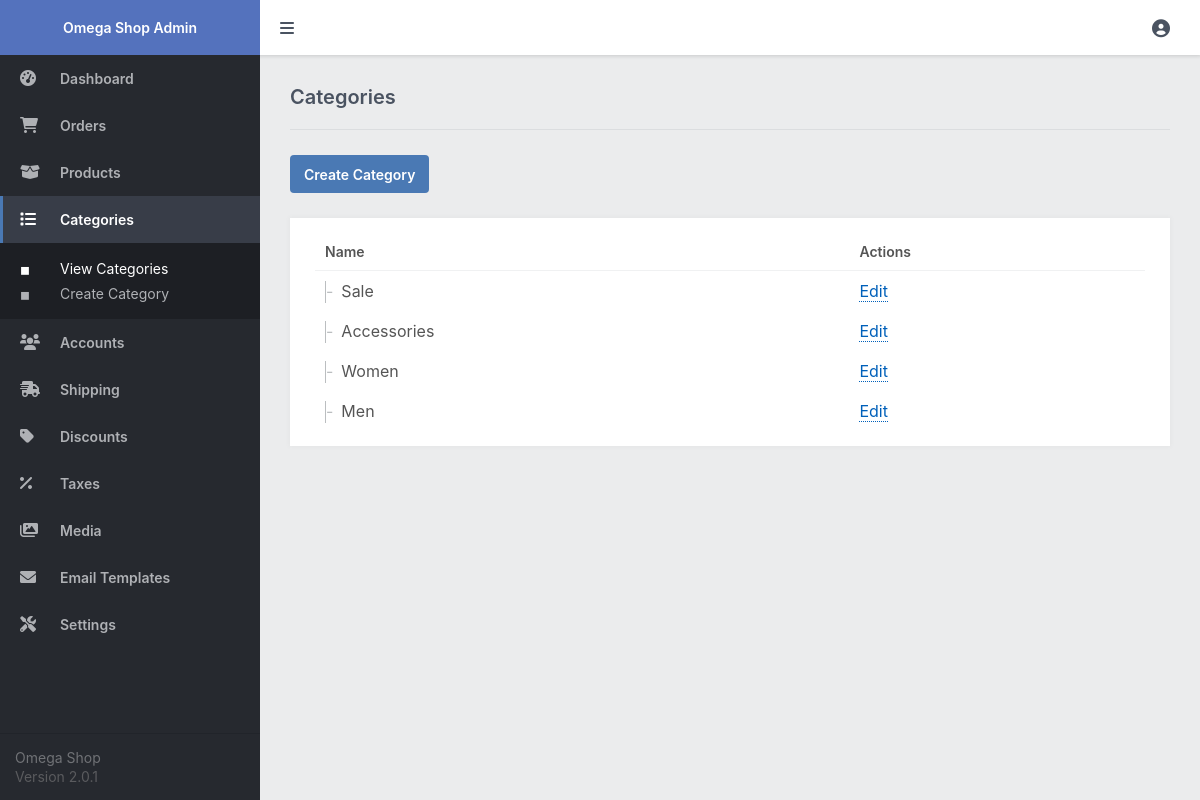
/admin/index.php?page=categories (signed in), run on the app's committed database.
### tables this page shows
CREATE TABLE `categories` (
  `id` int(11) NOT NULL,
  `name` varchar(255) NOT NULL,
  `parent_id` int(11) NOT NULL DEFAULT 0
);

### admin/index.php (called while the page is built, shortened)
<?php
include '../functions.php';
$page = isset($_GET['page']) && file_exists($_GET['page'] . '.php') ? $_GET['page'] : 'dashboard';
include $page . '.php';
?>

### admin/categories.php (the view, shortened to what this page needs)
<?php
$stmt = $pdo->prepare('SELECT * FROM categories');
$stmt->execute();
$categories = $stmt->fetchAll(PDO::FETCH_ASSOC);
function admin_populate_categories($categories, $parent_id = 0, $n = 0) {
    $html = '';
    foreach ($categories as $category) {
        if ($parent_id == $category['parent_id']) {
            $html .= '
            <tr>
                <td style="text-align: left;"><span style="padding-right:8px;color:#bbbec0;border-left:1px solid #bbbec0;padding-bottom:2px;">-' . str_repeat('----', $n) . '</span>' . $category['name'] . '</td>
                <td style="text-align: left;"><a href="index.php?page=category&id=' . $category['id'] . '" class="link1">Edit</a></td>
            </tr>
            ';
            $html .= admin_populate_categories($categories, $category['id'], $n+1);
        }
    }
    return $html;
}
?>
<?=template_admin_header('Categories', 'categories')?>
<div class="content-title">
    <h2>Categories</h2>
</div>
<div class="content-header responsive-flex-column pad-top-5">
    <a href="index.php?page=category" class="btn">Create Category</a>
</div>
<div class="content-block">
    <div class="table">
        <table>
            <thead>
                <tr>
                    <td style="text-align: left;">Name</td>
                    <td style="text-align: left;">Actions</td>
                </tr>
            </thead>
            <tbody>
                <?php if (empty($categories)): ?>
                <tr>
                    <td colspan="8" style="text-align:center;">There are no categories</td>
                </tr>
                <?php else: ?>
                <?=admin_populate_categories($categories)?>
                <?php endif; ?>
            </tbody>
        </table>
    </div>
</div>
<?=template_admin_footer()?>

### admin/admin.css (style rules this page uses)
* { box-sizing: border-box; font-family: -apple-system, BlinkMacSystemFont, "segoe ui", roboto, oxygen, ubuntu, cantarell, "fira sans", "droid sans", "helvetica neue", Arial, sans-serif; font-size: 16px; }
html { height: 100%; }
body { position: relative; min-height: 100%; color: #555555; background-color: #ebeced; margin: 0; }
h1, h2, h3, h4, h5 { color: #4a5361; margin: 0; padding: 0; }
main h2 { font-size: 20px; padding-bottom: 20px; font-weight: 600; }
main .content-title { border-bottom: 1px solid #dbdddf; display: flex; }
main .content-title h2 { flex: 1; }
main .content-header { display: flex; justify-content: space-between; }
main .content-block { background-color: #fff; margin-top: 25px; padding: 15px; box-shadow: 0px 0px 5px 1px rgba(0, 0, 0, 0.03); overflow: hidden; }
.table { overflow-x: auto; padding: 0 10px; }
.table table { width: 100%; border-collapse: collapse; }
.table table thead td { font-weight: 600; font-size: 14px; padding: 10px; text-align: center; }
.table table thead tr { border-bottom: 1px solid #f0f1f2; }
.table table tbody tr:first-child td { padding-top: 10px; }
.table table tbody td { padding: 10px; text-align: center; }
.link1, .link2 { text-decoration: none; color: #0060ba; border-bottom: 1px dotted; margin: 0 5px 0 0; }
.btn { display: inline-flex; align-items: center; justify-content: center; text-decoration: none; appearance: none; cursor: pointer; border: 0; background: #4a79b4; color: #ffffff; padding: 0 14px; font-size: 14px; font-weight: 600; border-radius: 4px; height: 38px; }
.pad-top-5 { padding-top: 25px; }

### data on the page
categories: name "Sale"
categories: name "Accessories"
categories: name "Women"
categories: name "Men"
